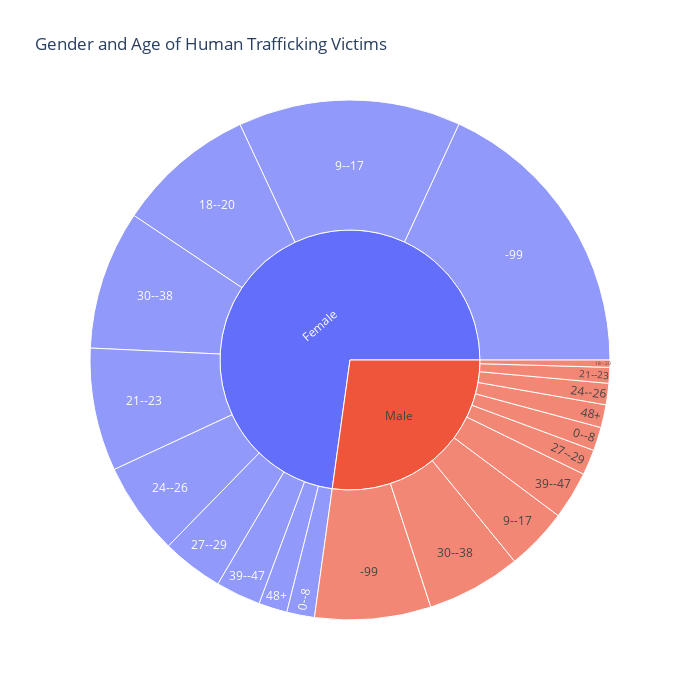

Notebook code for this chart:
### Code cell
data['Victims'] = 1
fig = px.sunburst(data[data.ageBroad.notna()], path=['gender', 'ageBroad'], values='Victims', color='gender',
                  title='Gender and Age of Human Trafficking Victims')
fig.update_layout(width=700, height=700)
fig.show()

### Figure 1 — Plotly figure (JSON) as saved in the notebook; plotly's stock layout.template omitted (floating-point values rounded to 4 significant figures)
{"data": [{"branchvalues": "total", "customdata": [["Female"], ["Male"], ["Female"], ["Male"], ["Female"], ["Male"], ["Female"], ["Male"], ["Female"], ["Male"], ["Female"], ["Male"], ["Female"], ["Male"], ["Female"], ["Male"], ["Female"], ["Male"], ["Female"], ["Male"], ["Female"], ["Male"]], "domain": {"x": [0, 1], "y": [0, 1]}, "hovertemplate": "labels=%{label}<br>Victims=%{value}<br>parent=%{parent}<br>id=%{id}<br>gender=%{customdata[0]}<extra></extra>", "ids": ["Female/-99", "Male/9--17", "Female/9--17", "Male/48+", "Female/48+", "Male/39--47", "Female/39--47", "Male/30--38", "Female/30--38", "Male/27--29", "Female/27--29", "Male/24--26", "Female/24--26", "Male/21--23", "Female/21--23", "Male/18--20", "Female/18--20", "Male/0--8", "Female/0--8", "Male/-99", "Female", "Male"], "labels": ["-99", "9--17", "9--17", "48+", "48+", "39--47", "39--47", "30--38", "30--38", "27--29", "27--29", "24--26", "24--26", "21--23", "21--23", "18--20", "18--20", "0--8", "0--8", "-99", "Female", "Male"], "marker": {"colors": ["#636efa", "#EF553B", "#636efa", "#EF553B", "#636efa", "#EF553B", "#636efa", "#EF553B", "#636efa", "#EF553B", "#636efa", "#EF553B", "#636efa", "#EF553B", "#636efa", "#EF553B", "#636efa", "#EF553B", "#636efa", "#EF553B", "#636efa", "#EF553B"]}, "name": "", "parents": ["Female", "Male", "Female", "Male", "Female", "Male", "Female", "Male", "Female", "Male", "Female", "Male", "Female", "Male", "Female", "Male", "Female", "Male", "Female", "Male", "", ""], "type": "sunburst", "values": [8840, 1891, 6754, 695, 865, 1455, 1366, 2869, 4222, 772, 1869, 648, 2816, 479, 3734, 221, 4227, 715, 841, 3522, 35534, 13267]}], "layout": {"height": 700, "legend": {"tracegroupgap": 0}, "title": {"text": "Gender and Age of Human Trafficking Victims"}, "width": 700}}
